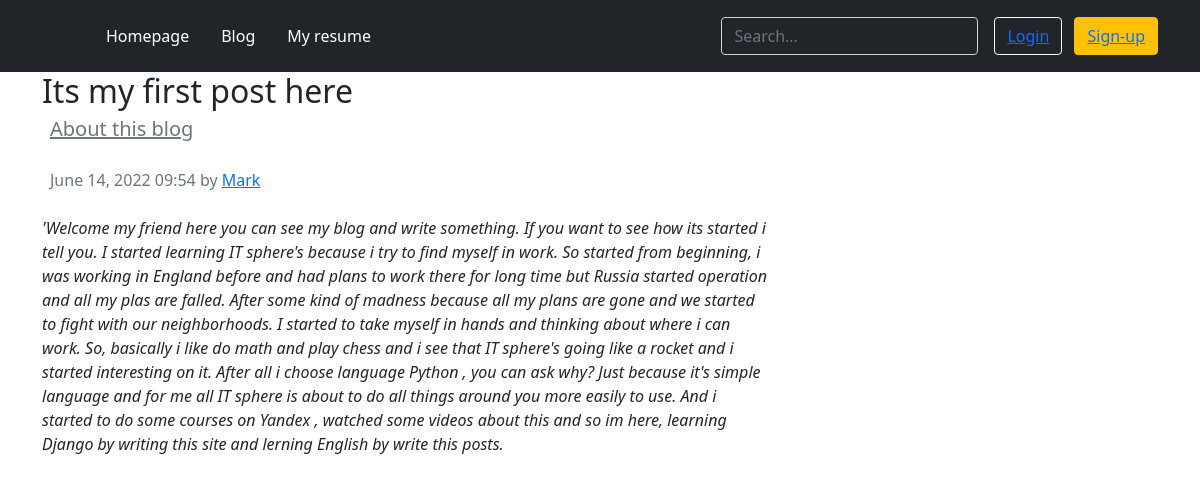
The app's page /post/1/ with its own data.
### blog/models.py (models this page shows, shortened)
class Blog(models.Model):
    title = models.CharField(max_length=255)
    slug = models.SlugField(max_length=255, unique=True, db_index=True, verbose_name='URL')
    content = models.TextField()
    time_create = models.DateTimeField(auto_now_add=True)
    time_update = models.DateTimeField(auto_now=True)
    is_published = models.BooleanField(default=True)
    cat = models.ForeignKey('Category', on_delete=models.PROTECT)
    def __str__(self):
        return self.title

class Category(models.Model):
    name = models.CharField(max_length=100, db_index=True, verbose_name='Category')
    slug = models.SlugField(max_length=255, unique=True, db_index=True, verbose_name='URL')
    def __str__(self):
        return self.name
    class Meta:
        ordering = ['id']

### blog/views.py (the view)
# urls.py: path('post/<slug:post_slug>/', Showpost.as_view(), name='post'),
class Showpost(DataMixin, DetailView):
    model = Blog
    template_name = 'blog/post.html'
    slug_url_kwarg = 'post_slug'
    context_object_name = 'post'
    def get_context_data(self, *, object_list=None, **kwargs):
        context = super().get_context_data(**kwargs)
        c_def = self.get_user_context(title=context['post'])
        return dict(list(context.items()) + list(c_def.items()))

### blog/utils.py (called while the page is built)
    def get_user_context(self, **kwargs):
        context = kwargs
        cats = Category.objects.annotate(Count('blog'))
        user_menu = menu.copy()
        if not self.request.user.is_authenticated:
            user_menu.pop(2)
        context['menu'] = user_menu
        context['cats'] = cats
        if 'cat_selected' not in context:
            context['cat_selected'] = 0
        return context

### blog/templates/blog/post.html (shortened to what this page needs)
{% extends 'blog/base.html' %}
{% block content %}
<main class="container">
        <div class="row g-5">
            <div class="col-md-8">
                <article class="blog-post">
                    <h2 class="blog-post-title mb-1">{{ post.title }}</h2>
                    <blockquote class="blockquote">
                    <p><a class="p-2 link-secondary" href="{% url 'category' post.cat.slug %}">{{ post.cat }}</a></p>
                    </blockquote>
                    <p class="p-2 link-secondary">{{ post.time_create | date:'F d, Y H:i'}} by <a href="#">Mark</a></p>
                    <p><em>{{ post.content }}</em></p>
                </article>
            </div>
        </div>
</main>
{% endblock %}

### records on screen
Blog: title "Its my first post here", cat "About this blog", time_create "June 14, 2022 09:54", content "'Welcome my friend here you can see my blog and write something. If you want to see how its started i tell you. I started learning IT sphere's because i try to find myself in work. So started from beginning, i was working in England before and had plans to work there for long time but Russia started operation and all my plas are falled. After some kind of madness because all my plans are gone and we started to fight with our neighborhoods. I started to take myself in hands and thinking about where i can work. So, basically i like do math and play chess and i see that IT sphere's going like a rocket and i started interesting on it. After all i choose language Python , you can ask why? Just…"

### other values on screen
{{ m.title }} "Homepage" "Blog" "My resume"
